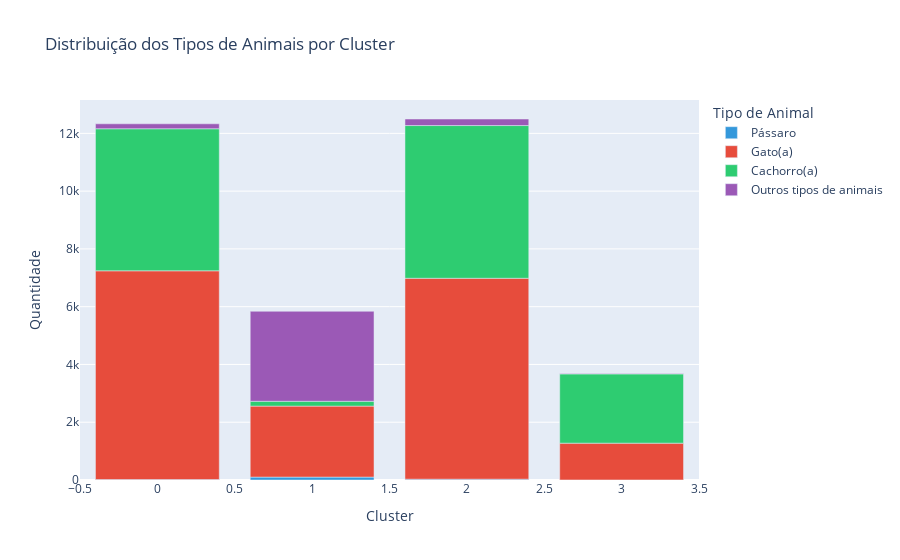

This figure's notebook cell:
### Code cell
# Importar as bibliotecas necessárias
import pandas as pd
import plotly.express as px
from sklearn.cluster import KMeans

# Definir a escala de cores personalizada
color_scale = ['#3498db', '#e74c3c', '#2ecc71', '#9b59b6', '#f1c40f', '#1abc9c', '#e67e22', '#34495e', '#ff6b6b', '#48dbfb']

# Carregar o dataset escalado
dataset_path = '../data/scaled_ACC_INTAKES_OUTCOMES.parquet'
data_scaled = pd.read_parquet(dataset_path)

# Definir o número de clusters
n_clusters = 4

# Selecionar as features para o KMeans
cluster_features_scaled = [
    "age_upon_intake_(years)_scaled",
    "age_upon_outcome_(years)_scaled",
    "time_in_shelter_days_scaled",
    "outcome_type_Adoption       ",
    "outcome_type_Died           ",
    "outcome_type_Euthanasia     ",
    "outcome_type_Missing        ",
    "outcome_type_Return to Owner",
    "outcome_type_Transfer       ",
    "sex_upon_outcome_Intact Female",
    "sex_upon_outcome_Intact Male  ",
    "sex_upon_outcome_Neutered Male",
    "sex_upon_outcome_Spayed Female",
    "sex_upon_outcome_Unknown      ",
    "animal_type_Bir",
    "animal_type_Cat",
    "animal_type_Dog",
    "animal_type_Oth",
    "intake_condition_Aged   ",
    "intake_condition_Feral  ",
    "intake_condition_Injured",
    "intake_condition_Normal ",
    "intake_condition_Nursing",
    "intake_condition_Other  ",
    "intake_condition_Pregnan",
    "intake_condition_Sick   ",
    "sex_upon_intake_Intact Female",
    "sex_upon_intake_Intact Male  ",
    "sex_upon_intake_Neutered Male",
    "sex_upon_intake_Spayed Female",
    "sex_upon_intake_Unknown      ",
    "is_mix_breed",
    "color_Black",
    "color_Brown/Chocolate",
    "color_Gray/Blue",
    "color_Other_Colors",
    "color_Patterned",
    "color_Red/Orange",
    "color_White",
    "color_Yellow/Gold/Cream"
]

# Criar o modelo KMeans e ajustar os clusters
kmeans = KMeans(n_clusters=n_clusters, random_state=42)
clusters = kmeans.fit_predict(data_scaled[cluster_features_scaled])

# Adicionar os clusters ao dataframe
data_scaled['cluster'] = clusters

# Filtrar as colunas relevantes para os tipos de animais
animal_columns = ['animal_type_Bir', 'animal_type_Cat', 'animal_type_Dog', 'animal_type_Oth']

# Renomear as colunas para exibição mais clara
column_rename_mapping = {
    'animal_type_Bir': 'Pássaro',
    'animal_type_Cat': 'Gato(a)',
    'animal_type_Dog': 'Cachorro(a)',
    'animal_type_Oth': 'Outros tipos de animais'
}

# Renomear as colunas no dataset escalado
data_scaled = data_scaled.rename(columns=column_rename_mapping)

# Criar o dataframe para o gráfico de barras empilhadas
animal_data = data_scaled.groupby('cluster')[list(column_rename_mapping.values())].sum().reset_index()

# Converter o dataframe para um formato longo para facilitar o uso com Plotly
animal_data_melted = animal_data.melt(id_vars='cluster', 
                                      value_vars=list(column_rename_mapping.values()), 
                                      var_name='Tipo de Animal', 
                                      value_name='Quantidade')

# Criar o gráfico de barras empilhadas usando Plotly
fig_stacked_bar_animals = px.bar(animal_data_melted, x='cluster', y='Quantidade', 
                                 color='Tipo de Animal', 
                                 color_discrete_sequence=color_scale[:len(animal_columns)],
                                 labels={'cluster': 'Cluster', 'Quantidade': 'Quantidade'},
                                 title='Distribuição dos Tipos de Animais por Cluster')

# Exibir o gráfico
fig_stacked_bar_animals.show()

### Figure 1 — Plotly figure (JSON) as saved in the notebook; plotly's stock layout.template omitted (floating-point values rounded to 4 significant figures)
{"data": [{"alignmentgroup": "True", "hovertemplate": "Tipo de Animal=Pássaro<br>Cluster=%{x}<br>Quantidade=%{y}<extra></extra>", "legendgroup": "Pássaro", "marker": {"color": "#3498db", "pattern": {"shape": ""}}, "name": "Pássaro", "offsetgroup": "Pássaro", "orientation": "v", "showlegend": true, "textposition": "auto", "type": "bar", "x": [0, 1, 2, 3], "xaxis": "x", "y": [16, 101, 29, 2], "yaxis": "y"}, {"alignmentgroup": "True", "hovertemplate": "Tipo de Animal=Gato(a)<br>Cluster=%{x}<br>Quantidade=%{y}<extra></extra>", "legendgroup": "Gato(a)", "marker": {"color": "#e74c3c", "pattern": {"shape": ""}}, "name": "Gato(a)", "offsetgroup": "Gato(a)", "orientation": "v", "showlegend": true, "textposition": "auto", "type": "bar", "x": [0, 1, 2, 3], "xaxis": "x", "y": [7226, 2457, 6954, 1273], "yaxis": "y"}, {"alignmentgroup": "True", "hovertemplate": "Tipo de Animal=Cachorro(a)<br>Cluster=%{x}<br>Quantidade=%{y}<extra></extra>", "legendgroup": "Cachorro(a)", "marker": {"color": "#2ecc71", "pattern": {"shape": ""}}, "name": "Cachorro(a)", "offsetgroup": "Cachorro(a)", "orientation": "v", "showlegend": true, "textposition": "auto", "type": "bar", "x": [0, 1, 2, 3], "xaxis": "x", "y": [4917, 167, 5287, 2398], "yaxis": "y"}, {"alignmentgroup": "True", "hovertemplate": "Tipo de Animal=Outros tipos de animais<br>Cluster=%{x}<br>Quantidade=%{y}<extra></extra>", "legendgroup": "Outros tipos de animais", "marker": {"color": "#9b59b6", "pattern": {"shape": ""}}, "name": "Outros tipos de animais", "offsetgroup": "Outros tipos de animais", "orientation": "v", "showlegend": true, "textposition": "auto", "type": "bar", "x": [0, 1, 2, 3], "xaxis": "x", "y": [172, 3116, 227, 16], "yaxis": "y"}], "layout": {"barmode": "relative", "legend": {"title": {"text": "Tipo de Animal"}, "tracegroupgap": 0}, "title": {"text": "Distribuição dos Tipos de Animais por Cluster"}, "xaxis": {"anchor": "y", "domain": [0, 1], "title": {"text": "Cluster"}}, "yaxis": {"anchor": "x", "domain": [0, 1], "title": {"text": "Quantidade"}}}}
